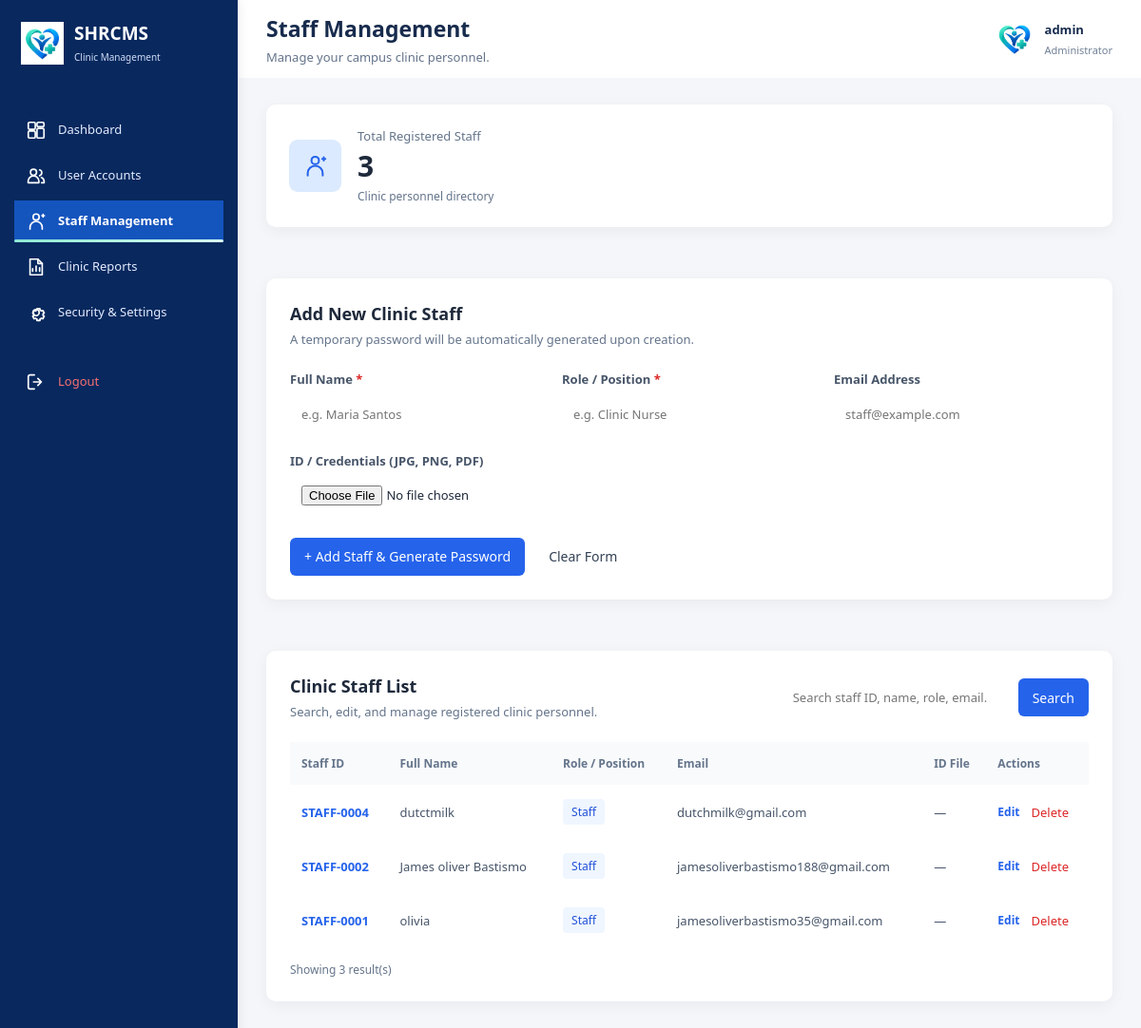
Page /php/Admin_Dashboard/staff_management.php (signed in) on the committed database.
### tables this page shows
CREATE TABLE `staff` (
  `id` int NOT NULL,
  `staff_id_no` varchar(50) DEFAULT NULL,
  `password` varchar(255) DEFAULT NULL,
  `fullname` varchar(100) NOT NULL,
  `role` varchar(50) NOT NULL,
  `email` varchar(100) DEFAULT NULL,
  `id_document` varchar(255) DEFAULT NULL,
  `created_at` timestamp NOT NULL DEFAULT CURRENT_TIMESTAMP
);

### php/Admin_Dashboard/staff_management.php (the view, shortened to what this page needs)
<?php
require_once __DIR__ . '/../db.php';
$conn->set_charset('utf8mb4');
function e($value): string
{
    return htmlspecialchars((string)($value ?? ''), ENT_QUOTES, 'UTF-8');
}
$search = trim($_GET['search'] ?? '');
$editing_staff = null;
$username = $_SESSION['admin_username'] ?? 'Administrator';
$sql = "SELECT id, staff_id_no, fullname, role, email, id_document
        FROM staff
        WHERE LOWER(TRIM(role)) <> 'teacher'";
$sql .= ' ORDER BY id DESC';
$stmt = $conn->prepare($sql);
$stmt->execute();
$staff_result = $stmt->get_result();
$count_result = $conn->query("SELECT COUNT(*) AS total FROM staff WHERE LOWER(TRIM(role)) <> 'teacher'");
$total_staff = (int)($count_result->fetch_assoc()['total'] ?? 0);
?>
<!DOCTYPE html>
<html lang="en">
<head>
    <link rel="stylesheet" href="../../css/style.css?v=20261114-icons">
    <link rel="stylesheet" href="../../css/admin-dashboard.css?v=20261115-admin-menu-cleanup">
    <link rel="stylesheet" href="../../css/staff-management.css?v=20261114-icons">
</head>
<body class="admin-dashboard-body">
    <aside class="admin-sidebar">
        <div class="admin-sidebar-brand">
            <img src="../../image/logo2.png" alt="SHRCMS Logo">
            <div>
                <h3>SHRCMS</h3>
                <p>Clinic Management</p>
            </div>
        </div>
        <nav aria-label="Administrator navigation">
            <a href="admin_dashboard.php"><img class="ui-icon" src="../../image/icon-dashboard.svg" alt="" aria-hidden="true"> Dashboard</a>
            <a href="user_management.php"><img class="ui-icon" src="../../image/icon-users.svg" alt="" aria-hidden="true"> User Accounts</a>
            <a href="staff_management.php" class="active" aria-current="page"><img class="ui-icon" src="../../image/icon-staff.svg" alt="" aria-hidden="true"> Staff Management</a>
            <a href="system_reports.php"><img class="ui-icon" src="../../image/icon-reports.svg" alt="" aria-hidden="true"> Clinic Reports</a>
            <a href="system_settings.php"><img class="ui-icon" src="../../image/icon-settings.svg" alt="" aria-hidden="true"> Security &amp; Settings</a>
            <a href="../logout.php" class="logout-link" onclick="return confirm('Are you sure you want to log out?')">
                <img class="ui-icon" src="../../image/icon-logout.svg" alt="" aria-hidden="true"> Logout
            </a>
        </nav>
    </aside>
    <main class="admin-main-content">
        <header class="admin-header-bar">
            <div>
                <h2>Staff Management</h2>
                <p class="staff-page-subtitle">Manage your campus clinic personnel.</p>
            </div>
            <div class="admin-profile-info">
                <img src="../../image/logo2.png" alt="Administrator profile">
                <div class="admin-profile-text">
                    <h4><?= e($username) ?></h4>
                    <p>Administrator</p>
                </div>
            </div>
        </header>
        <div class="admin-dashboard-container">
            <section class="staff-summary-card">
                <div class="staff-summary-icon"><img class="ui-icon" src="../../image/icon-staff.svg" alt="" aria-hidden="true"></div>
                <div>
                    <p>Total Registered Staff</p>
                    <h2><?= number_format($total_staff) ?></h2>
                    <span>Clinic personnel directory</span>
                </div>
            </section>
            <section class="staff-panel" id="staff-form">
                <div class="staff-panel-heading">
                    <div>
                        <h3><?= $editing_staff ? 'Edit Staff Member' : 'Add New Clinic Staff' ?></h3>
                        <p>
                            <?= $editing_staff
                                ? 'Update the staff information below.'
                                : 'A temporary password will be automatically generated upon creation.' ?>
                        </p>
                    </div>
                </div>
                <form action="staff_management.php" method="POST" class="staff-form" enctype="multipart/form-data">
                    <div class="staff-form-grid">
                        <div class="staff-field">
                            <label for="fullname">Full Name <span>*</span></label>
                            <input type="text" id="fullname" name="fullname" maxlength="100" required
                                placeholder="e.g. Maria Santos" value="<?= e($editing_staff['fullname'] ?? '') ?>">
                        </div>
                        <div class="staff-field">
                            <label for="role">Role / Position <span>*</span></label>
                            <input type="text" id="role" name="role" maxlength="100" required
                                placeholder="e.g. Clinic Nurse" value="<?= e($editing_staff['role'] ?? '') ?>">
                        </div>
                        <div class="staff-field">
                            <label for="email">Email Address</label>
                            <input type="email" id="email" name="email" maxlength="255"
                                placeholder="staff@example.com" value="<?= e($editing_staff['email'] ?? '') ?>">
                        </div>
                        <div class="staff-field">
                            <label for="id_document">ID / Credentials (JPG, PNG, PDF)</label>
                            <input type="file" id="id_document" name="id_document" accept=".jpg,.jpeg,.png,.pdf">
                        </div>
                    </div>
                    <div class="staff-form-actions">
                        <button type="submit" class="staff-btn staff-btn-primary">
                            <?= $editing_staff ? 'Save Changes' : '+ Add Staff &amp; Generate Password' ?>
                        </button>
                        <?php if (!$editing_staff): ?>
                            <button type="reset" class="staff-btn staff-btn-light">Clear Form</button>
                        <?php endif; ?>
                    </div>
                </form>
            </section>
            <section class="staff-panel">
                <div class="staff-panel-heading staff-list-heading">
                    <div>
                        <h3>Clinic Staff List</h3>
                        <p>Search, edit, and manage registered clinic personnel.</p>
                    </div>
                    <form class="staff-search" method="GET" action="staff_management.php">
                        <input type="search" name="search" value="<?= e($search) ?>"
                            placeholder="Search staff ID, name, role, email..." aria-label="Search staff">
                        <button type="submit" class="staff-btn staff-btn-primary">Search</button>
                    </form>
                </div>
                <div class="staff-table-wrap">
                    <table class="staff-table">
                        <thead>
                            <tr>
                                <th>Staff ID</th>
                                <th>Full Name</th>
                                <th>Role / Position</th>
                                <th>Email</th>
                                <th>ID File</th>
                                <th>Actions</th>
                            </tr>
                        </thead>
                        <tbody>
                            <?php if ($staff_result->num_rows > 0): ?>
                                <?php while ($staff = $staff_result->fetch_assoc()): ?>
                                    <tr>
                                        <td><strong class="staff-id"><?= e($staff['staff_id_no'] ?: '—') ?></strong></td>
                                        <td><?= e($staff['fullname']) ?></td>
                                        <td><span class="staff-role"><?= e($staff['role']) ?></span></td>
                                        <td><?= e($staff['email'] ?: '—') ?></td>
                                        <td>
                                            <?php if (!empty($staff['id_document'])): ?>
                                                <a href="../../<?= e($staff['id_document']) ?>" target="_blank">View File</a>
                                            <?php else: ?>
                                                —
                                            <?php endif; ?>
                                        </td>
                                        <td>
                                            <div class="staff-row-actions">
                                                <a class="staff-edit-link"
                                                    href="staff_management.php?edit=<?= (int)$staff['id'] ?>#staff-form">Edit</a>
                                                <form method="POST" action="staff_management.php"
                                                    onsubmit="return confirm('Delete this staff member? This cannot be undone.');">
                                                    <button type="submit" class="staff-delete-btn">Delete</button>
                                                </form>
                                            </div>
                                        </td>
                                    </tr>
                                <?php endwhile; ?>
                            <?php endif; ?>
                        </tbody>
                    </table>
                </div>
                <div class="staff-table-footer">
                    Showing <?= number_format($staff_result->num_rows) ?> result(s)
                </div>
            </section>
        </div>
    </main>
</body>
</html>

### css/style.css (style rules this page uses)
:root { --emerald-900: #081b2d; --emerald-800: #102f4f; --emerald-700: #1b4b87; --emerald-600: #2d6fe8; --emerald-500: #66b2ff; --emerald-100: #edf7ff; --emerald-50: #f7fbff; --tea-100: #dfeeff; --mint-100: #d9eeff; --white: #ffffff; --soft: #eef7ff; --text: #213f67; --muted: #5c7390; --shadow: 0 28px 70px rgba(7, 18, 32, 0.18); }
* { margin: 0; padding: 0; box-sizing: border-box; }
html { scroll-behavior: smooth; }
body { font-family: Arial, Helvetica, sans-serif; background: radial-gradient(ellipse at top left, rgba(120, 185, 255, 0.24), transparent 24%), radial-gradient(ellipse at bottom right, rgba(64, 140, 255, 0.18), transparent 28%), linear-gradient(180deg, #edf5ff 0%, #dfeeff 22%, #edf5ff 100%); color: var(--emerald-900); }
img { max-width: 100%; display: block; }
.ui-icon { display: inline-block; flex: 0 0 auto; width: 18px; height: 18px; object-fit: contain; vertical-align: middle; }
.admin-sidebar .ui-icon, .staff-sidebar .ui-icon { filter: brightness(0) invert(1); }
a { text-decoration: none; }
nav { display: flex; align-items: center; gap: 34px; }
nav a { position: relative; text-decoration: none; color: rgba(240, 255, 252, 0.82); font-size: 13px; font-weight: 700; padding: 10px 0; transition: color 0.2s ease; }
nav a:hover, nav a.active { color: #8DE8D4; }
nav a.active::after { content: ""; position: absolute; left: 0; bottom: 0; width: 100%; height: 3px; background: linear-gradient(90deg, #8DE8D4, #D8FFF5); border-radius: 10px; }
body.admin-dashboard-body { margin: 0; padding: 0; font-family: 'Segoe UI', Tahoma, Geneva, Verdana, sans-serif; background-color: #f4f6f9; display: flex; height: 100vh; overflow: hidden; }
.admin-sidebar { width: 260px; background-color: #0d1b2a; color: #ffffff; display: flex; flex-direction: column; padding: 20px 0; box-shadow: 4px 0 10px rgba(0, 0, 0, 0.05); }
.admin-sidebar-brand { display: flex; align-items: center; gap: 12px; padding: 0 20px 25px 20px; border-bottom: 1px solid rgba(255, 255, 255, 0.1); }
.admin-sidebar-brand img { width: 35px; height: 35px; object-fit: contain; }
.admin-sidebar-brand h3 { font-size: 18px; font-weight: 700; margin: 0; color: #ffffff; }
.admin-sidebar-brand p { font-size: 10px; color: #94a3b8; margin: 0; line-height: 1.2; }
.admin-sidebar nav { margin-top: 20px; display: flex; flex-direction: column; gap: 5px; }
.admin-sidebar nav a { display: flex; align-items: center; gap: 15px; padding: 12px 25px; color: #cbd5e1; text-decoration: none; font-size: 14px; font-weight: 500; transition: all 0.2s ease; }
.admin-sidebar nav a:hover, .admin-sidebar nav a.active { background-color: #1d4ed8; color: #ffffff; border-left: 4px solid #60a5fa; }
.admin-sidebar nav a.logout-link { margin-top: auto; color: #f87171; }
.admin-main-content { flex: 1; display: flex; flex-direction: column; overflow-y: auto; }
.admin-header-bar { background-color: #ffffff; padding: 15px 30px; display: flex; justify-content: space-between; align-items: center; border-bottom: 1px solid #e2e8f0; }
.admin-header-bar h2 { font-size: 22px; color: #1e293b; margin: 0; font-weight: 700; }
.admin-profile-info { display: flex; align-items: center; gap: 12px; }
.admin-profile-info img { width: 40px; height: 40px; border-radius: 50%; object-fit: cover; }
.admin-profile-text h4 { font-size: 14px; color: #1e293b; margin: 0; font-weight: 600; }
.admin-profile-text p { font-size: 11px; color: #64748b; margin: 0; }
.admin-dashboard-container { padding: 30px; }
html body *:not(#shrcms-border-reset), html body *:not(#shrcms-border-reset)::before, html body *:not(#shrcms-border-reset)::after { border: none !important; }

### rows in the picture
staff: staff_id_no "STAFF-0004", fullname "dutctmilk", role "Staff", email "dutchmilk@gmail.com"
staff: staff_id_no "STAFF-0002", fullname "James oliver Bastismo", role "Staff", email "jamesoliverbastismo188@gmail.com"
staff: staff_id_no "STAFF-0001", fullname "olivia", role "Staff", email "jamesoliverbastismo35@gmail.com"

### other values in the picture
$username "admin"
$total_staff "3"
$staff_result->num_rows "3"
